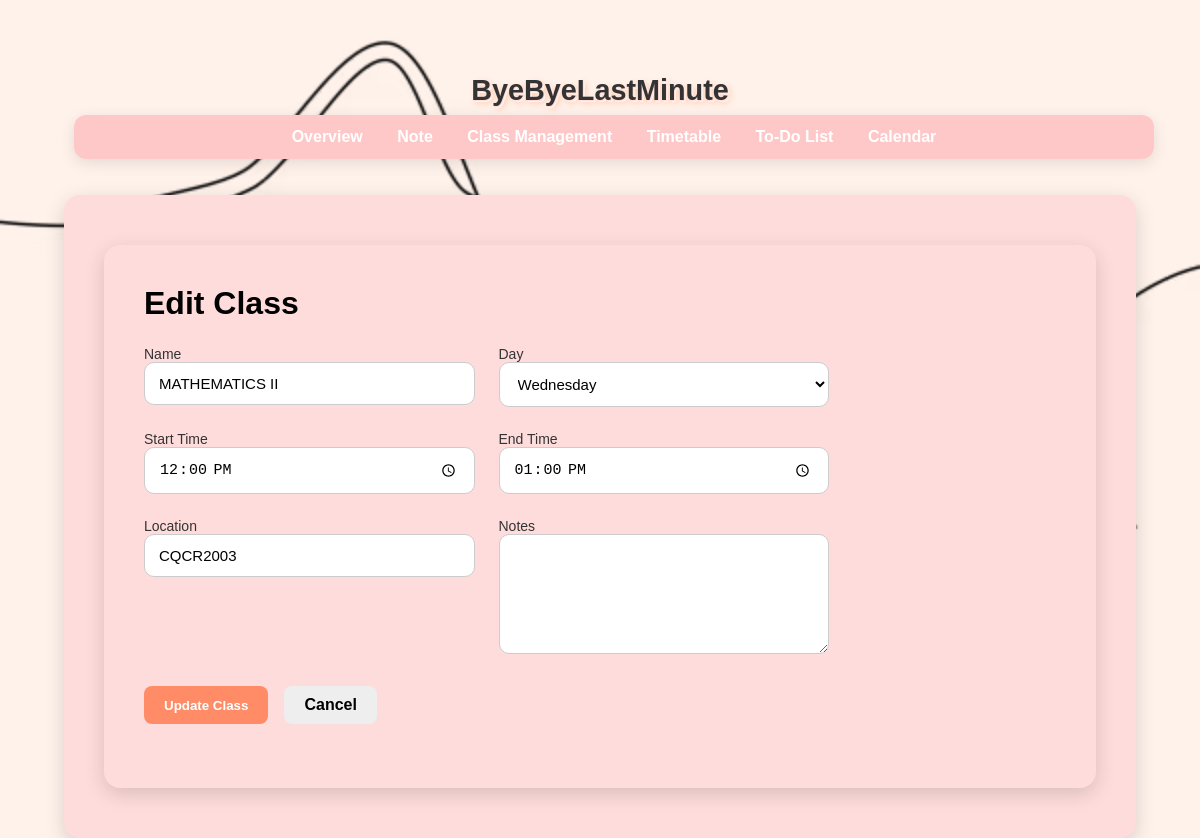
The app's page /edit_class/11, older data.
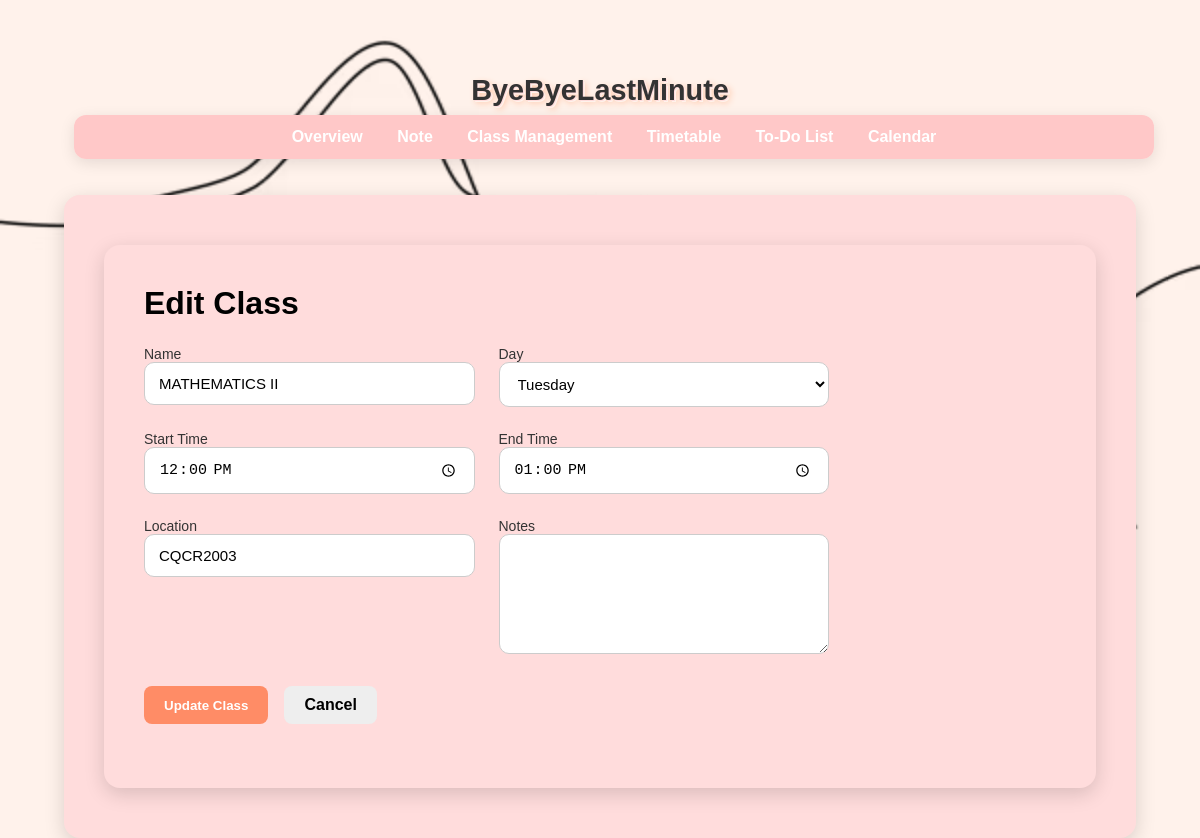
The same page, newer data.
### tables this page shows
CREATE TABLE classes (
                id INTEGER PRIMARY KEY AUTOINCREMENT,
                name TEXT NOT NULL,
                day TEXT NOT NULL,
                start_time TEXT NOT NULL,
                end_time TEXT NOT NULL,
                location TEXT NOT NULL,
                notes TEXT
            );

### app.py (the view, shortened to what this page needs)
@app.route('/edit_class/<int:class_id>', methods=['GET', 'POST'])
def edit_class(class_id):
    with get_db_connection() as conn:
        class_obj = conn.execute("SELECT * FROM classes WHERE id=?", (class_id,)).fetchone()
        if not class_obj:
            flash("Class not found", "error")
            return redirect(url_for('classes'))
    return render_template('edit_class.html', class_obj=class_obj)

### app.py (called while the page is built)
def get_db_connection():
    conn = sqlite3.connect(DB_NAME, timeout=10)
    conn.row_factory = sqlite3.Row
    return conn

@app.context_processor
def inject_vapid_key():
    return dict(VAPID_PUBLIC_KEY=VAPID_PUBLIC_KEY)

### templates/edit_class.html (shortened to what this page needs)
{% extends "base.html" %}
{% block content %}
<main class="container">
  <h1>Edit Class</h1>
<form id="class-form" method="POST">
  <div class="grid">
    <label>Name<input type="text" name="name" value="{{ class_obj['name'] }}" required></label>
    <label>Day
      <select name="day" required>
        {% for d in ['Monday','Tuesday','Wednesday','Thursday','Friday','Saturday','Sunday'] %}
          <option value="{{ d }}" {% if class_obj['day']==d %}selected{% endif %}>{{ d }}</option>
        {% endfor %}
      </select>
    </label>
    <label>Start Time<input type="time" name="start_time" value="{{ class_obj['start_time'] }}" required></label>
    <label>End Time<input type="time" name="end_time" value="{{ class_obj['end_time'] }}" required></label>
    <label>Location<input type="text" name="location" value="{{ class_obj['location'] }}" required></label>
    <label>Notes<textarea name="notes">{{ class_obj['notes'] or '' }}</textarea></label>
  </div>
    <div class="actions">
      <button type="submit" class="button">Update Class</button>
      <a href="{{ url_for('classes') }}" class="button secondary">Cancel</a>
    </div>
  </form>
</main>
{% endblock %}

Row changes from the older to the newer data that the page shows:
changed classes "MATHEMATICS II": day "Wednesday" → "Tuesday"
